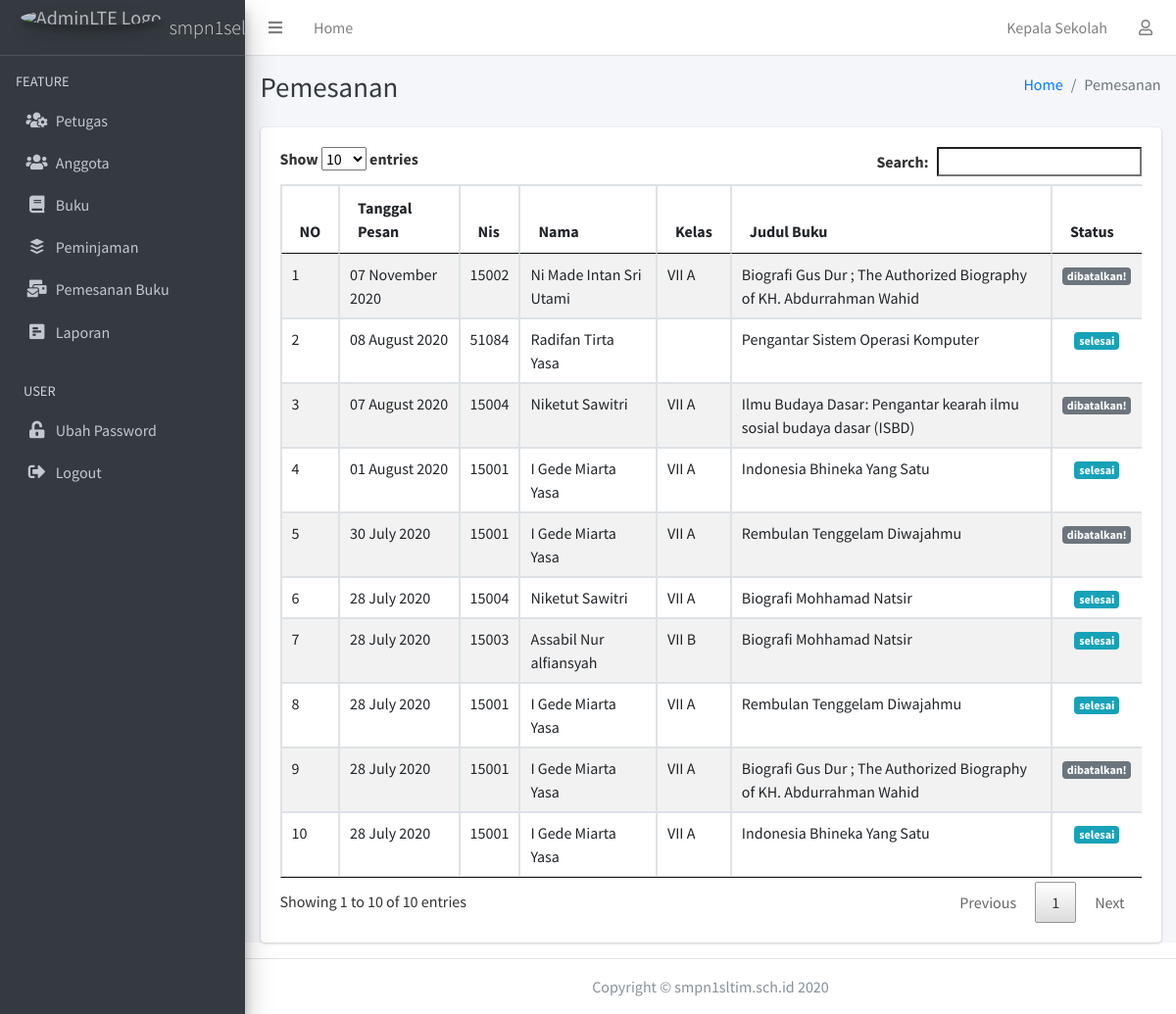
/index.php/kepsek/pemesanan, run on the app's committed database.
### tables this page shows
CREATE TABLE `pemesanan` (
  `id_pesan` int(11) NOT NULL,
  `waktu_pesan` datetime NOT NULL,
  `nama_pemesan` varchar(11) NOT NULL,
  `buku` varchar(10) NOT NULL,
  `batas_pesan` date DEFAULT NULL,
  `status` varchar(11) NOT NULL
);

CREATE TABLE `anggota` (
  `nis` varchar(11) NOT NULL,
  `gambar` varchar(255) NOT NULL,
  `nama` varchar(255) NOT NULL,
  `jenkel` varchar(11) DEFAULT NULL,
  `kelas` varchar(255) DEFAULT NULL,
  `alamat` varchar(255) DEFAULT NULL,
  `id_login` varchar(11) NOT NULL,
  `tempat_lahir` varchar(255) DEFAULT NULL,
  `tgl_lahir` date DEFAULT NULL
);

CREATE TABLE `buku` (
  `id_buku` varchar(10) NOT NULL,
  `gambar` varchar(255) NOT NULL,
  `judul` varchar(255) NOT NULL,
  `penulis` varchar(255) NOT NULL,
  `tahun` year(4) NOT NULL,
  `penerbit` varchar(255) NOT NULL,
  `status_buku` int(1) NOT NULL
);

### application/controllers/Kepsek.php (called while the page is built, shortened)
<?php
class Kepsek extends CI_Controller
{
    public function __construct()
    {
        $this->load->library('form_validation');
        $this->load->model('m_data');
    }
    function pemesanan()
    {
        $data['pemesanan'] = $this->db->query("SELECT pemesanan.id_pesan,pemesanan.buku, pemesanan.nama_pemesan, waktu_pesan, pemesanan.status, anggota.nama, anggota.nis,anggota.kelas,buku.judul,buku.penulis, COUNT(IF(detail_buku.status!=2,1,null))AS stok FROM pemesanan,anggota,buku,detail_buku
				WHERE pemesanan.nama_pemesan=anggota.nis
				AND pemesanan.buku=buku.id_buku
				AND buku.id_buku=detail_buku.id_buku
				GROUP BY id_pesan DESC")->result();
        $data['user'] = $this->db->get_where('user', ['email' => $this->session->userdata('email')])->row_array();
        $data['sesi'] = $this->db->get_where('petugas', ['id_login' => $this->session->userdata('id_login')])->row_array();
        $this->load->view('kepsek/header', $data);
        $this->load->view('kepsek/navbar', $data);
        $this->load->view('kepsek/sidebar', $data);
        $this->load->view('kepsek/pemesanan', $data);
        $this->load->view('kepsek/footer');
    }
}

### index.php (called while the page is built, shortened)
<?php
require_once BASEPATH.'core/CodeIgniter.php';

### application/views/kepsek/pemesanan.php (the view)
<div class="content-wrapper">
    <div class="content-header">
        <div class="container-fluid">
            <div class="row mb-2">
                <div class="col-sm-6">
                    <h1 class="m-0 text-dark">Pemesanan</h1>
                </div>
                <div class="col-sm-6">
                    <ol class="breadcrumb float-sm-right">
                        <li class="breadcrumb-item"><a href="<?php echo base_url() . 'kepsek' ?>">Home</a></li>
                        <li class="breadcrumb-item active">Pemesanan</li>
                    </ol>
                </div>
            </div>
        </div>
    </div>
    <div class="content">
        <div class="container-fluid">
            <div class="card">
                <div class="card-body">
                    <div class="table-responsive">
                        <table class="table table-bordered table-striped table-hover table-datatable">
                            <thead>
                                <tr>
                                    <th>NO</th>
                                    <th>Tanggal Pesan</th>
                                    <th>Nis</th>
                                    <th>Nama</th>
                                    <th>Kelas</th>
                                    <th>Judul Buku</th>
                                    <th width="10%">Status</th>
                                </tr>
                            </thead>
                            <tbody>
                                <?php
                                $no = 1;
                                foreach ($pemesanan as $b) {
                                ?>
                                    <tr>
                                        <td><?= $no++ ?></td>
                                        <td><?php echo date('d F Y', strtotime($b->waktu_pesan)); ?></td>
                                        <td><?php echo $b->nis; ?></td>
                                        <td><?php echo $b->nama; ?></td>
                                        <td><?php echo $b->kelas; ?></td>
                                        <td><?php echo $b->judul; ?></td>
                                        <td class="text-center"><?php if ($b->status == 1) {
                                                                    echo "<div class='badge badge-danger text-italic'>menunggu konfirmasi</div>";
                                                                } else if ($b->status == 2) {
                                                                    echo "<div class='badge badge-warning'>menunggu antrian</div>";
                                                                } else if ($b->status == 3) {
                                                                    echo "<div class='badge badge-success'>buku siap diambil</div>";
                                                                } else if ($b->status == 4) {
                                                                    echo "<div class='badge badge-info'>selesai</div>";
                                                                } else {
                                                                    echo "<div class='badge badge-secondary'>dibatalkan!</div>";
                                                                }
                                                                ?></td>
                                    </tr>
                                <?php
                                }
                                ?>
                            </tbody>
                        </table>
                    </div>
                </div>
            </div>
        </div>
    </div>
</div>

### assets/DataTables/datatables.css (style rules this page uses)
table.dataTable { width: 100%; margin: 0 auto; clear: both; border-collapse: separate; border-spacing: 0; }
table.dataTable thead th, table.dataTable tfoot th { font-weight: bold; }
table.dataTable thead th, table.dataTable thead td { padding: 10px 18px; border-bottom: 1px solid #111; }
table.dataTable thead .sorting, table.dataTable thead .sorting_asc, table.dataTable thead .sorting_desc, table.dataTable thead .sorting_asc_disabled, table.dataTable thead .sorting_desc_disabled { cursor: pointer; *cursor: hand; background-repeat: no-repeat; background-position: center right; }
table.dataTable thead .sorting { background-image: url("DataTables-1.10.18/images/sort_both.png"); }
table.dataTable thead .sorting_asc { background-image: url("DataTables-1.10.18/images/sort_asc.png"); }
table.dataTable tbody tr { background-color: #ffffff; }
table.dataTable tbody th, table.dataTable tbody td { padding: 8px 10px; }
table.dataTable.no-footer { border-bottom: 1px solid #111; }
table.dataTable, table.dataTable th, table.dataTable td { box-sizing: content-box; }

### data on the page
pemesanan: waktu_pesan "07 November 2020", nama_pemesan.nis "15002", nama_pemesan.nama "Ni Made Intan Sri Utami", nama_pemesan.kelas "VII A", buku.judul "Biografi Gus Dur ; The Authorized Biography of KH. Abdurrahman Wahid", status "dibatalkan!"
pemesanan: waktu_pesan "08 August 2020", nama_pemesan.nis "51084", nama_pemesan.nama "Radifan Tirta Yasa", buku.judul "Pengantar Sistem Operasi Komputer", status "selesai"
pemesanan: waktu_pesan "07 August 2020", nama_pemesan.nis "15004", nama_pemesan.nama "Niketut Sawitri", nama_pemesan.kelas "VII A", buku.judul "Ilmu Budaya Dasar: Pengantar kearah ilmu sosial budaya dasar (ISBD)", status "dibatalkan!"
pemesanan: waktu_pesan "01 August 2020", nama_pemesan.nis "15001", nama_pemesan.nama "I Gede Miarta Yasa", nama_pemesan.kelas "VII A", buku.judul "Indonesia Bhineka Yang Satu", status "selesai"
pemesanan: waktu_pesan "30 July 2020", nama_pemesan.nis "15001", nama_pemesan.nama "I Gede Miarta Yasa", nama_pemesan.kelas "VII A", buku.judul "Rembulan Tenggelam Diwajahmu", status "dibatalkan!"
pemesanan: waktu_pesan "28 July 2020", nama_pemesan.nis "15004", nama_pemesan.nama "Niketut Sawitri", nama_pemesan.kelas "VII A", buku.judul "Biografi Mohhamad Natsir", status "selesai"
pemesanan: waktu_pesan "28 July 2020", nama_pemesan.nis "15003", nama_pemesan.nama "Assabil Nur alfiansyah", nama_pemesan.kelas "VII B", buku.judul "Biografi Mohhamad Natsir", status "selesai"
pemesanan: waktu_pesan "28 July 2020", nama_pemesan.nis "15001", nama_pemesan.nama "I Gede Miarta Yasa", nama_pemesan.kelas "VII A", buku.judul "Rembulan Tenggelam Diwajahmu", status "selesai"
pemesanan: waktu_pesan "28 July 2020", nama_pemesan.nis "15001", nama_pemesan.nama "I Gede Miarta Yasa", nama_pemesan.kelas "VII A", buku.judul "Biografi Gus Dur ; The Authorized Biography of KH. Abdurrahman Wahid", status "dibatalkan!"
pemesanan: waktu_pesan "28 July 2020", nama_pemesan.nis "15001", nama_pemesan.nama "I Gede Miarta Yasa", nama_pemesan.kelas "VII A", buku.judul "Indonesia Bhineka Yang Satu", status "selesai"
